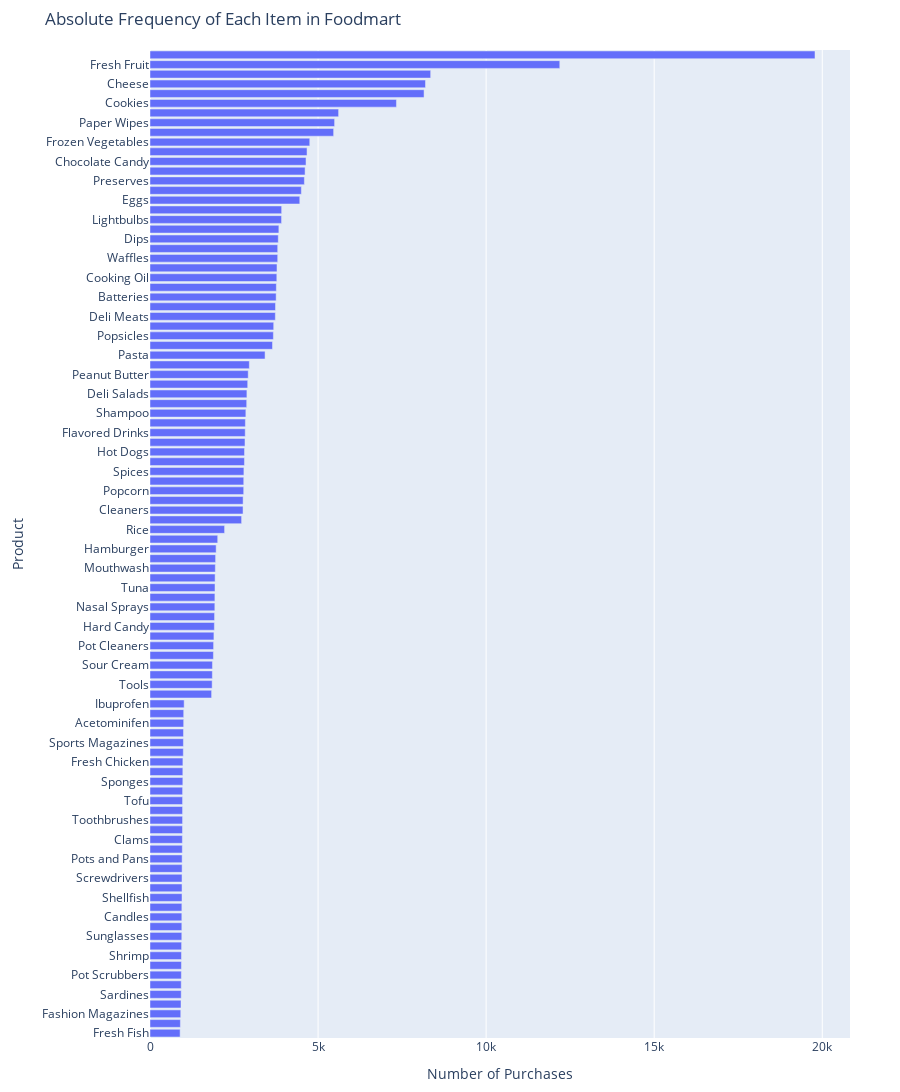

Notebook code for this chart:
### Markdown cell above
##### Absolute Item Frequency of Items

### Code cell
# absolute frequency
freq = binary_foodmart.sum(axis=0).sort_values(ascending=True)

plot_df = freq.reset_index()
plot_df.columns = ['Item', 'Count']

fig = px.bar(
    plot_df,
    x='Count',
    y='Item',
    orientation='h',
    title='Absolute Frequency of Each Item in Foodmart',
    labels={'Count':'Number of Purchases', 'Item':'Product'}
)

# Tweak layout for readability
fig.update_layout(
    height= max(200, len(plot_df)*20), 
    margin=dict(l=150, r=50, t=50, b=50),
)

fig.show()

### Figure 1 — Plotly figure (JSON) as saved in the notebook; plotly's stock layout.template omitted (floating-point values rounded to 4 significant figures)
{"data": [{"alignmentgroup": "True", "hovertemplate": "Number of Purchases=%{x}<br>Product=%{y}<extra></extra>", "legendgroup": "", "marker": {"color": "#636efa", "pattern": {"shape": ""}}, "name": "", "offsetgroup": "", "orientation": "h", "showlegend": false, "textposition": "auto", "type": "bar", "x": [896, 904, 915, 923, 928, 929, 933, 935, 936, 940, 946, 947, 947, 948, 952, 953, 953, 955, 956, 961, 963, 966, 969, 969, 969, 970, 977, 977, 979, 991, 994, 996, 1002, 1003, 1016, 1833, 1849, 1855, 1858, 1887, 1892, 1902, 1915, 1921, 1929, 1931, 1934, 1937, 1944, 1952, 1968, 2014, 2219, 2725, 2768, 2770, 2788, 2789, 2794, 2810, 2812, 2826, 2833, 2838, 2852, 2877, 2883, 2907, 2922, 2955, 3423, 3644, 3671, 3680, 3729, 3734, 3753, 3759, 3773, 3778, 3799, 3799, 3816, 3834, 3914, 3917, 4456, 4503, 4593, 4614, 4642, 4672, 4753, 5463, 5492, 5611, 7332, 8153, 8196, 8350, 12191, 19784], "xaxis": "x", "y": ["Fresh Fish", "Pancakes", "Fashion Magazines", "Sauces", "Sardines", "Auto Magazines", "Pot Scrubbers", "Bagels", "Shrimp", "Deodorizers", "Sunglasses", "Conditioner", "Candles", "Chocolate", "Shellfish", "Toilet Brushes", "Screwdrivers", "Computer Magazines", "Pots and Pans", "Oysters", "Clams", "Pancake Mix", "Toothbrushes", "Pretzels", "Tofu", "Dried Meat", "Sponges", "Gum", "Fresh Chicken", "Home Magazines", "Sports Magazines", "Anchovies", "Acetominifen", "Maps", "Ibuprofen", "Cottage Cheese", "Tools", "Aspirin", "Sour Cream", "Crackers", "Pot Cleaners", "Sugar", "Hard Candy", "Paper Dishes", "Nasal Sprays", "Beer", "Tuna", "Yogurt", "Mouthwash", "Canned Fruit", "Hamburger", "Cold Remedies", "Rice", "Jelly", "Cleaners", "Plastic Utensils", "Popcorn", "French Fries", "Spices", "Donuts", "Hot Dogs", "Bologna", "Flavored Drinks", "Frozen Chicken", "Shampoo", "Jam", "Deli Salads", "TV Dinner", "Peanut Butter", "Ice Cream", "Pasta", "Soda", "Popsicles", "Coffee", "Deli Meats", "Juice", "Batteries", "Pizza", "Cooking Oil", "Cereal", "Waffles", "Personal Hygiene", "Dips", "Muffins", "Lightbulbs", "Sliced Bread", "Eggs", "Chips", "Preserves", "Milk", "Chocolate Candy", "Nuts", "Frozen Vegetables", "Canned Vegetables", "Paper Wipes", "Wine", "Cookies", "Dried Fruit", "Cheese", "Soup", "Fresh Fruit", "Fresh Vegetables"], "yaxis": "y"}], "layout": {"barmode": "relative", "height": 2040, "legend": {"tracegroupgap": 0}, "margin": {"b": 50, "l": 150, "r": 50, "t": 50}, "title": {"text": "Absolute Frequency of Each Item in Foodmart"}, "xaxis": {"anchor": "y", "domain": [0, 1], "title": {"text": "Number of Purchases"}}, "yaxis": {"anchor": "x", "domain": [0, 1], "title": {"text": "Product"}}}}
